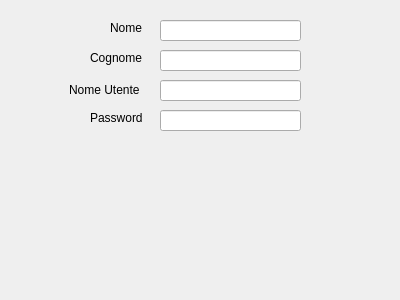
<?xml version="1.0" encoding="UTF-8"?>
<ui version="4.0">
 <class>Form</class>
 <widget class="QWidget" name="Form">
  <property name="geometry">
   <rect>
    <x>0</x>
    <y>0</y>
    <width>400</width>
    <height>300</height>
   </rect>
  </property>
  <property name="windowTitle">
   <string>Form</string>
  </property>
  <widget class="QLabel" name="label">
   <property name="geometry">
    <rect>
     <x>110</x>
     <y>20</y>
     <width>41</width>
     <height>16</height>
    </rect>
   </property>
   <property name="text">
    <string>Nome</string>
   </property>
  </widget>
  <widget class="QLineEdit" name="lineEdit">
   <property name="geometry">
    <rect>
     <x>160</x>
     <y>20</y>
     <width>141</width>
     <height>21</height>
    </rect>
   </property>
  </widget>
  <widget class="QLineEdit" name="lineEdit_2">
   <property name="geometry">
    <rect>
     <x>160</x>
     <y>50</y>
     <width>141</width>
     <height>21</height>
    </rect>
   </property>
  </widget>
  <widget class="QLabel" name="label_2">
   <property name="geometry">
    <rect>
     <x>90</x>
     <y>50</y>
     <width>60</width>
     <height>16</height>
    </rect>
   </property>
   <property name="text">
    <string>Cognome</string>
   </property>
  </widget>
  <widget class="QLineEdit" name="lineEdit_3">
   <property name="geometry">
    <rect>
     <x>160</x>
     <y>80</y>
     <width>141</width>
     <height>21</height>
    </rect>
   </property>
  </widget>
  <widget class="QLabel" name="label_3">
   <property name="geometry">
    <rect>
     <x>69</x>
     <y>80</y>
     <width>81</width>
     <height>20</height>
    </rect>
   </property>
   <property name="text">
    <string>Nome Utente</string>
   </property>
  </widget>
  <widget class="QLineEdit" name="lineEdit_4">
   <property name="geometry">
    <rect>
     <x>160</x>
     <y>110</y>
     <width>141</width>
     <height>21</height>
    </rect>
   </property>
  </widget>
  <widget class="QLabel" name="label_4">
   <property name="geometry">
    <rect>
     <x>90</x>
     <y>110</y>
     <width>60</width>
     <height>16</height>
    </rect>
   </property>
   <property name="text">
    <string>Password</string>
   </property>
  </widget>
 </widget>
 <resources/>
 <connections/>
</ui>
